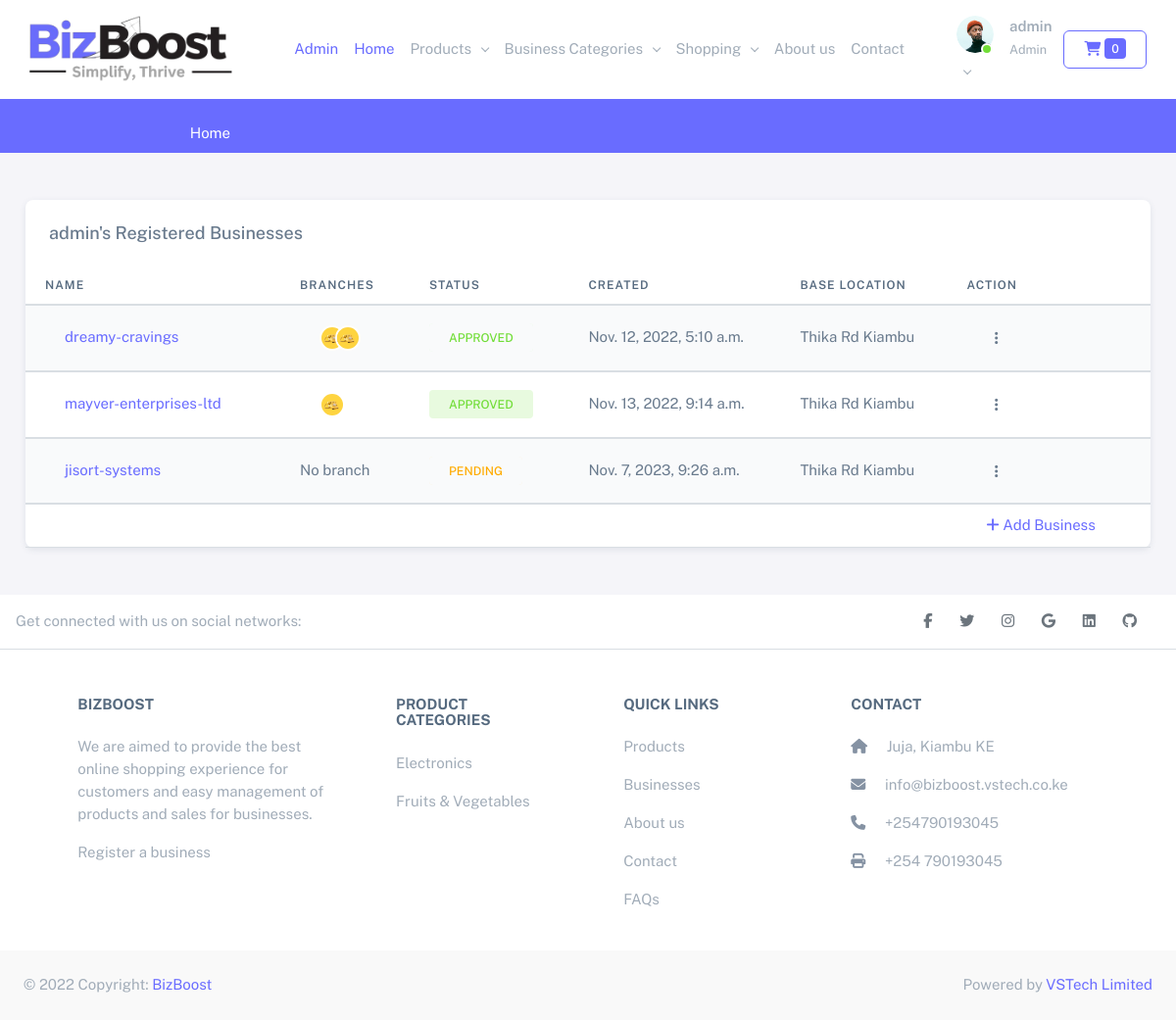
Screenshot of /businesses/own/ (signed in) with the database file from the repository.
### users/models.py (models this page shows, shortened)
class Profile(models.Model):
    user = models.OneToOneField('auth.User', on_delete=models.CASCADE)
    gender = models.CharField(max_length=10, choices=GENDER_CHOICES)
    image = ResizedImageField(
        null=True,
        upload_to=content_file_name,
        blank=True,
        size=[500, 500]
    )
    phone_number = PhoneNumberField(null=True, blank=True)
    bio = models.TextField(max_length=500, blank=True, null=True)
    languages = models.ManyToManyField(Language, blank=True)
    dob = models.DateField(null=True, blank=True)
    github_url = models.URLField(max_length=300, blank=True, null=True)
    linkedin_url = models.URLField(max_length=300, blank=True, null=True)
    facebook_url = models.URLField(max_length=300, null=True, blank=True)
    twitter_url = models.URLField(max_length=300, null=True, blank=True)
    created_at = models.DateTimeField(auto_now_add=True)

### business/models.py (models this page shows, shortened)
class BusinessProfile(models.Model):
    name = models.CharField(max_length=100)
    slug = models.SlugField(max_length=100, db_index=True)
    owner = models.ForeignKey(User, on_delete=models.CASCADE)
    longitude = models.DecimalField(max_digits=22, decimal_places=16)
    latitude = models.DecimalField(max_digits=22, decimal_places=16)
    address = models.CharField(max_length=300)
    created = models.DateTimeField(auto_now_add=True)
    updated = models.DateTimeField(auto_now=True)
    description = models.TextField(blank=True, null=True)
    additional_info = models.TextField(blank=True, null=True)
    is_approved = models.BooleanField(default=False)
    image = ResizedImageField(
        upload_to=business_file_name,
        blank=True,
        null=True,
        size=[500, 500]
    )
    def get_absolute_url(self):
        return reverse(
            'business:own_business_detailed',
            args=[self.slug]
        )
    def geolocation(self):
        return f"{self.latitude}, {self.longitude}"

class BusinessBranch(models.Model):
    business = models.ForeignKey(BusinessProfile, on_delete=models.CASCADE, related_name="branch")
    name = models.CharField(max_length=100)
    category = models.ForeignKey(BusinessCategory, related_name='businesses', on_delete=models.CASCADE)
    customer_service_number = PhoneNumberField(null=True, blank=True)
    slug = models.SlugField(db_index=True)
    longitude = models.DecimalField(max_digits=22, decimal_places=16)
    latitude = models.DecimalField(max_digits=22, decimal_places=16)
    address = models.CharField(max_length=300)
    created = models.DateTimeField(auto_now_add=True)
    updated = models.DateTimeField(auto_now=True)
    description = models.TextField(blank=True, null=True)
    additional_info = models.TextField(blank=True, null=True)
    image = ResizedImageField(
        upload_to=business_branch_file_name,
        blank=True,
        null=True,
        size=[500, 500]
    )
    is_approved = models.BooleanField(default=False)
    def __str__(self):
        return f"{self.business.name} - {self.name}"

### core/models.py (models this page shows, shortened)
class Vsmatt(models.Model):
    title = models.CharField(max_length=255)
    logo = models.ImageField(upload_to='uploads/vsmatt/logo', blank=True, null=True)
    about_us = models.TextField(blank=True, null=True)
    phone_number = PhoneNumberField(blank=True, null=True)
    twitter = models.URLField(blank=True, null=True)
    facebook = models.URLField(blank=True, null=True)
    linkedin = models.URLField(blank=True, null=True)
    instagram = models.URLField(blank=True, null=True)
    github = models.URLField(blank=True, null=True)
    email = models.EmailField(blank=True, null=True)
    address = models.CharField(blank=True, null=True, max_length=256)
    set_current = models.BooleanField(default=False)
    longitude = models.DecimalField(max_digits=22, decimal_places=16, default=37.0106327842076)
    latitude = models.DecimalField(max_digits=22, decimal_places=16, default=-1.1139084362152138)
    def __str__(self):
        return self.title

### products/models.py (models this page shows)
class ProductCategory(models.Model):
    title = models.CharField(max_length=200)
    slug = models.SlugField(max_length=200, unique=True)
    image = ResizedImageField(
        upload_to=category_file_name,
        blank=True,
        null=True,
        size=[100, 100]
    )
    created_by = models.ForeignKey('auth.User', related_name='category_author', on_delete=models.CASCADE)
    created_at = models.DateTimeField(auto_now_add=True)
    updated_at = models.DateTimeField(auto_now=True)
    class Meta:
        ordering = ('title',)
        verbose_name = 'category'
        verbose_name_plural = 'Product Categories'
    def __str__(self):
        return self.title
    def get_absolute_url(self):
        return reverse(
            'products:category',
            args=[
                self.slug
            ])

### business/views.py (the view)
# urls.py: path('own/', views.own_businesses_list, name='own_business_list'),
@login_required
def own_businesses_list(request):
    businesses = BusinessProfile.objects.filter(owner=request.user)
    return render(request, "farm/own_business.html", {'businesses': businesses})

### templates/farm/own_business.html (shortened to what this page needs)
{% extends 'base.html' %}
{% load static %}
{% load crispy_forms_tags %}
{% block content %}
<div class="container-fluid py-5">
    <div class="card">
        <h5 class="card-header">{{user}}'s Registered Businesses</h5>
            <table class="table table-striped">
                <thead class="table table-head">
                    <th>Name</th>
                    <th>Branches</th>
                    <th>Status</th>
                    <th>Created</th>
                    <th>Base Location</th>
                    <th>Action</th>
                </thead>
                <tbody class="table table-body">
                    {% if businesses %}
                        {% for business in businesses %}
                            <tr>
                                <td><a href="{{business.get_absolute_url}}">{{business.name}}</a></td>
                                <td>
                                    {% if business.branch.all %}
                                    <ul class="list-unstyled users-list m-0 avatar-group d-flex align-items-center">
                                        {% for branch in business.branch.all %}
                                            <li data-bs-toggle="tooltip" data-popup="tooltip-custom" data-bs-placement="top" class="avatar avatar-xs pull-up" title="{{branch}}" data-bs-original-title="{{branch}}">
                                                <img src="{% if branch.image %}{{branch.image.url}}{% else %}{% static 'img/elements/1.jpg' %}{% endif %}" alt="{{branch}}" class="rounded-circle">
                                            </li>
                                        {% endfor %}
                                    </ul>
                                    {% else %}
                                        No branch
                                    {% endif %}
                                </td>
                                <td>{% if business.is_approved %}<span class="badge bg-label-success me-1">Approved</span>{% else %}<span class="badge bg-label-warning me-1">Pending</span>{% endif %}</td>
                                <td>{{business.created}}</td>
                                <td>{{business.address}}</td>
                                <td>
                                    <div class="dropdown">
                                    <button type="button" class="btn p-0 dropdown-toggle hide-arrow" data-bs-toggle="dropdown"><i class="bx bx-dots-vertical-rounded"></i></button>
                                </div>
                                </td>
                            </tr>
                        {% endfor %}
                    {% else %}
                        <tr>
                            <td colspan="5" class="py-4 text-center"><h3>No business found, <a href="{% url 'business:register_business' %}">Create one now!</a> and enjoy selling.</h3></td>
                        </tr>
                    {% endif %}
                    <tr>
                        <td colspan="5"></td>
                        <td><a href="{% url 'business:register_business' %}"><i class="fa fa-plus" aria-hidden="true"></i> Add Business</a></td>
                    </tr>
                </tbody>
            </table>
        </div>
    </div>
{% endblock %}

### templates/partials/top-bar.html (shortened to what this page needs)
{% load static %}
<nav class="navbar navbar-expand-lg bg-white">
  <div class="container-fluid">
    <a class="navbar-brand" href="/"><img src="{% static 'img/favicon/logo.png' %}" height="70" alt="BizBoost Logo"></a>
    <div class="collapse navbar-collapse" id="navbarSupportedContent">
      <ul class="navbar-nav me-auto mb-2 mb-lg-0">
        {% if user.is_superuser %}
          <li class="nav-item">
            <a class="nav-link text-primary" aria-current="page" href="{% url 'admin:index' %}">Admin</a>
          </li>
        {% endif %}
        <li class="nav-item">
          <a class="nav-link active text-primary" aria-current="page" href="/">Home</a>
        </li>
        <li class="nav-item dropdown">
          <a class="nav-link dropdown-toggle" href="#" role="button" data-bs-toggle="dropdown" aria-expanded="false">
            Products
          </a>
        </li>
        <li class="nav-item dropdown">
          <a class="nav-link dropdown-toggle" href="#" role="button" data-bs-toggle="dropdown" aria-expanded="false">
            Business Categories
          </a>
        </li>
        <li class="nav-item dropdown">
          <a class="nav-link dropdown-toggle" href="#" role="button" data-bs-toggle="dropdown" aria-expanded="false">
            Shopping
          </a>
        </li>
        <li class="nav-item">
          <a class="nav-link" href="{% url 'about' %}">About us</a>
        </li>
        <li class="nav-item">
          <a class="nav-link" href="{% url 'contact' %}">Contact</a>
        </li>
      </ul>
      <ul class="navbar-nav mb-2 mb-lg-0 d-flex align-items-center">
        <li class="nav-item dropdown">
          <a class="nav-link dropdown-toggle" href="#" role="button" data-bs-toggle="dropdown" aria-expanded="false">
            <div class="d-flex">
              <div class="flex-shrink-0 me-3">
                <div class="avatar avatar-online">
                  {% if user.is_authenticated %}
                  {% if user.profile.image %}
                  <img src="{{user.profile.image.url}}" style="max-width: 50px; max-height: 50px;" class="rounded-circle" alt="...">
                  {% else %}
                  <img src="{% static 'img/avatardefault.png' %}" style="max-width: 50px; max-height: 50px;" class="rounded-circle" alt="...">
                  {% endif %}
                  {% else %}
                  <img src="{% static 'img/avatardefault.png' %}" style="max-width: 50px; max-height: 50px;" class="rounded-circle" alt="...">
                  {% endif %}
                </div>
              </div>
              {% if user.is_authenticated %}
              <div class="flex-grow-1">
                <span class="fw-semibold d-block">{{user}}</span>
                <small class="text-muted">
                  {% if user.is_superuser %}Admin{% else %}{{user.profile.account_type}}{% endif %}
                </small>
              </div>
              {% endif %}
            </div>
          </a>
        </li>
        <li class="nav-item">
          <a href="{% url 'cart:view_cart_detail' %}" class="btn btn-outline-primary my-2 my-sm-0 mx-1">
              <i class="fa fa-shopping-cart" aria-hidden="true"></i> <span class="badge badge-primary">{{cart|length}}</span>
          </a>
        </li>
      </ul>
    </div>
  </div>
</nav>

### templates/partials/footer.html
<footer class="text-center text-lg-start bg-white text-muted">
    <section class="d-flex justify-content-center justify-content-lg-between p-3 border-bottom">
      <div class="me-5 d-none d-lg-block">
        <span>Get connected with us on social networks:</span>
      </div>
      <div>
        {% if vsmatt.facebook %}
          <a href="{{ vsmatt.facebook }}" class="me-4 link-secondary">
            <i class="fab fa-facebook-f"></i>
          </a>
        {% endif %}
        {% if vsmatt.twitter %}
          <a href="{{ vsmatt.twitter }}" class="me-4 link-secondary">
            <i class="fab fa-twitter"></i>
          </a>
        {% endif %}
        {% if vsmatt.instagram %}
          <a href="{{ vsmatt.instagram }}" class="me-4 link-secondary">
            <i class="fab fa-instagram"></i>
          </a>
        {% endif %}
        {% if vsmatt.email %}
          <a href="mailto:{{ vsmatt.email }}" class="me-4 link-secondary">
            <i class="fab fa-google"></i>
          </a>
        {% endif %}
        {% if vsmatt.linkedin %}
          <a href="{{ vsmatt.linkedin }}" class="me-4 link-secondary">
            <i class="fab fa-linkedin"></i>
          </a>
        {% endif %}
        {% if vsmatt.github %}
          <a href="{{ vsmatt.github }}" class="me-4 link-secondary">
            <i class="fab fa-github"></i>
          </a>
        {% endif %}
      </div>
    </section>
    <section class="">
      <div class="container text-center text-md-start mt-5">
        <div class="row mt-3">
          <div class="col-md-3 col-lg-4 col-xl-3 mx-auto mb-4">
            <h6 class="text-uppercase fw-bold mb-4">
              {{ vsmatt | default:"BizBoost" }}
            </h6>
            <p>
              We are aimed to provide the best online shopping experience for customers and easy management of products and sales for businesses.
              <p><a href="{% url 'business:register_business' %}" class="text-reset">Register a business</a></p>
            </p>
          </div>
          <div class="col-md-2 col-lg-2 col-xl-2 mx-auto mb-4">
            <h6 class="text-uppercase fw-bold mb-4">
                Product Categories
            </h6>
            {% if product_categories %}
              {% for category in product_categories %}
                <p><a href="{{ category.get_absolute_url }}" class="text-reset">{{category}}</a></p>
              {% endfor %}
            {% else %}
              <p>No Available Category</p>
            {% endif %}
          </div>
          <div class="col-md-3 col-lg-2 col-xl-2 mx-auto mb-4">
            <h6 class="text-uppercase fw-bold mb-4">
              Quick links
            </h6>
            <p>
              <a href="{% url 'products:products_list' %}" class="text-reset">Products</a>
            </p>
            <p>
              <a href="{% url 'business:businesses' %}" class="text-reset">Businesses</a>
            </p>
            <p>
              <a href="{% url 'about' %}" class="text-reset">About us</a>
            </p>
            <p>
              <a href="{% url 'contact' %}" class="text-reset">Contact</a>
            </p>
            <p>
              <a href="{% url 'faq' %}" class="text-reset">FAQs</a>
            </p>
          </div>
          <div class="col-md-4 col-lg-3 col-xl-3 mx-auto mb-md-0 mb-4">
            <h6 class="text-uppercase fw-bold mb-4">Contact</h6>
            <p><i class="fas fa-home me-3 text-secondary"></i> {{vsmatt.address | default:"Juja KE 52106-00100"}} </p>
            <p>
              <i class="fas fa-envelope me-3 text-secondary"></i>
              {{vsmatt.email | default:"info@bizboost.vstech.co.ke"}}
            </p>
            <p><i class="fas fa-phone me-3 text-secondary"></i> {{ vsmatt.phone_number | default:"+25490193045"}} </p>
            <p><i class="fas fa-print me-3 text-secondary"></i> +254 790193045</p>
          </div>
        </div>
      </div>
    </section>
    <div class="text-center p-4" style="background-color: rgba(0, 0, 0, 0.025);">
      <div class="d-flex justify-content-between">
        <span>© 2022 Copyright: <a href="https://bizboost.vstech.co.ke/">BizBoost</a></span>
        <span>Powered by <a href="https://vstech.co.ke/">VSTech Limited</a></span>
      </div>
    </div>
  </footer>

### rows the page displays
BusinessProfile: name "dreamy-cravings", is_approved "APPROVED", created "Nov. 12, 2022, 5:10 a.m.", address "Thika Rd Kiambu"
BusinessProfile: name "mayver-enterprises-ltd", is_approved "APPROVED", created "Nov. 13, 2022, 9:14 a.m.", address "Thika Rd Kiambu"
BusinessProfile: name "jisort-systems", shows "No branch", is_approved "PENDING", created "Nov. 7, 2023, 9:26 a.m.", address "Thika Rd Kiambu"
Vsmatt: title "BIZBOOST", address "Juja, Kiambu KE", email "info@bizboost.vstech.co.ke", phone_number "+254790193045"
ProductCategory: title "Electronics"
ProductCategory: title "Fruits & Vegetables"

### other values shown
{{ user }} "admin"
{{ cart|length }} "0"
